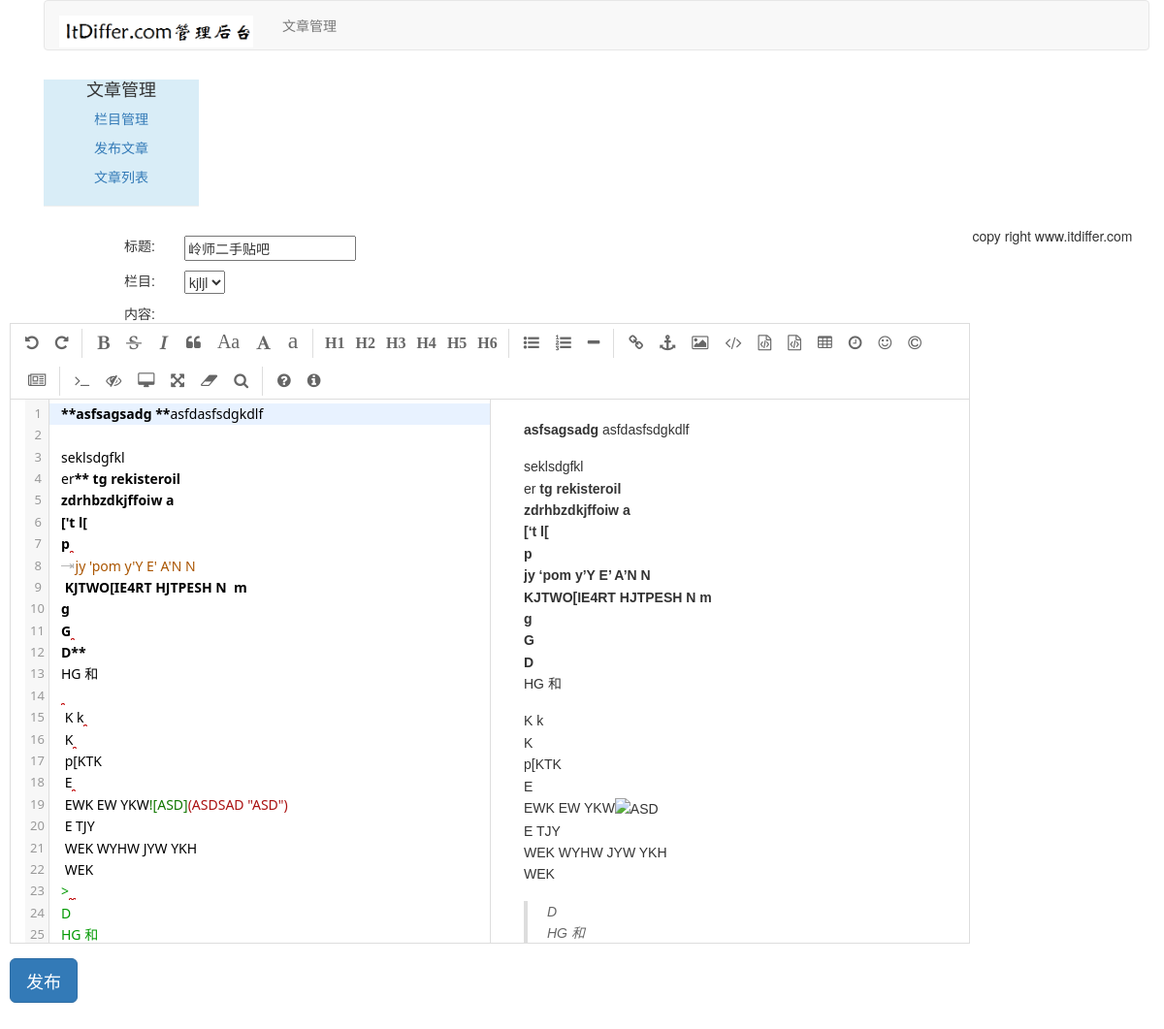
Before: /article/redit-article/2 (signed in) with the older database file.
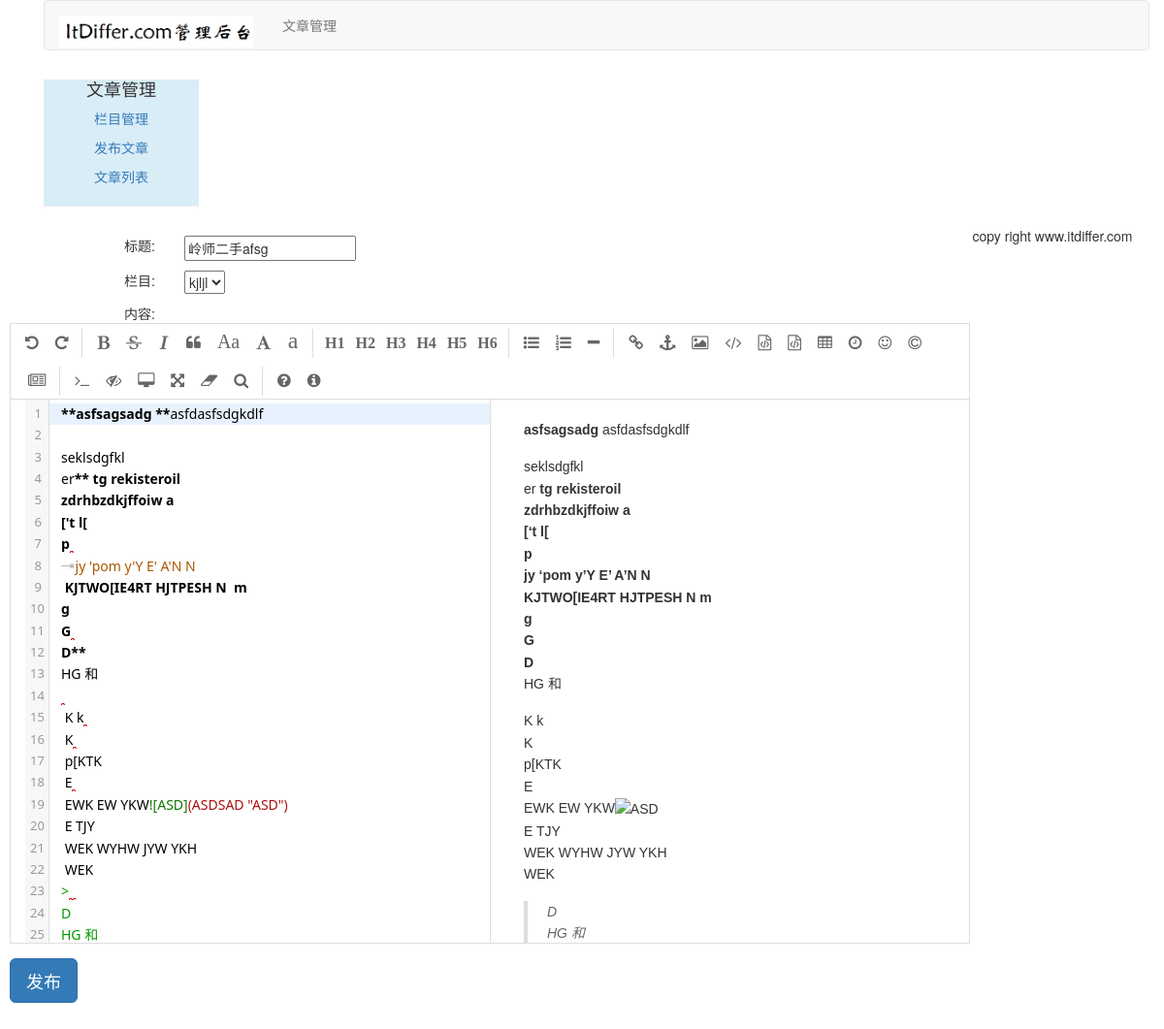
After: the same page with the newer database file.
### article/models.py (models this page shows, shortened)
class ArticlePost(models.Model):
    author = models.ForeignKey(User,on_delete=models.CASCADE, related_name="article")
    title = models.CharField(max_length=200)
    slug = models.SlugField(max_length=500)
    column = models.ForeignKey(ArticleColumn, on_delete=models.CASCADE,related_name="article_column")
    body = models.TextField()
    created = models.DateTimeField(default=timezone.now())
    updated = models.DateTimeField(auto_now=True)
    users_like = models.ManyToManyField(User, related_name="articles_like", blank=True)
    class Meta:
        ordering = ("-updated",)
        index_together = (('id', 'slug'),)

### article/views.py (the view, shortened to what this page needs)
# urls.py: path('redit-article/<int:article_id>', views.redit_article, name='redit_article'),
@login_required(login_url='/account/login')
@csrf_exempt
def redit_article(request, article_id):
    if request.method == "GET":
        article_columns = request.user.article_column.all()
        article = ArticlePost.objects.get(id=article_id)
        this_article_form = ArticlePostForm(initial={"title":article.title})
        this_article_column = article.column
        return render(request, "article/column/redit_article.html", {"article":article, "article_columns":article_columns, "this_article_column":this_article_column, "this_article_form":this_article_form})

### article/forms.py
class ArticlePostForm(forms.ModelForm):
    class Meta:
        model = ArticlePost
        fields = ("title", "body")

### templates/article/column/redit_article.html (shortened to what this page needs)
{% extends "article/base.html" %}
{% load static %}
{% block content %}
<link rel="stylesheet" href="{% static 'editor/css/style.css' %}">
<link rel="stylesheet" href="{% static 'editor/css/editormd.css' %}">
<div>
<div style="margin-left:10px">
    <form class="form-horizontal" action="." method="post">{% csrf_token %}
        <div class="row" style="margin-top: 10px;">
            <div class="col-md-2 text-right"><span>标题:</span></div>
            <div class="col-md-10 text-left">{{this_article_form.title}}</div>
        </div>
        <div class="row" style="margin-top: 10px;">
            <div class="col-md-2 text-right"><span>栏目:</span></div>
            <div class="col-md-10 text-left">
            	<select id="which_column">
            	    {% for column in article_columns %}
                        {% if column == this_article_column.column %}
            	            <option value="{{column.id}}" selected="selected">{{column.column}}</option>
                        {% else %}
                            <option value="{{column.id}}">{{column.column}}</option>
                        {% endif %}
            	    {% endfor %}
            	</select>
            </div>
        </div>
        <div  class="row" style="margin-top: 10px;">
        	<div class="col-md-2 text-right"><span>内容:</span></div>
        	<div id="editormd" class="col-md-10 text-left">
        	</div>
        </div>
        <div class="row">
            <input type="button" class="btn btn-primary btn-lg" value="发布" onclick="redit_article()">
        </div>
    </form>
</div>
</div>
{% endblock %}

Changed rows visible on the page:
changed ArticlePost: title "岭师二手贴吧" → "岭师二手afsg"
